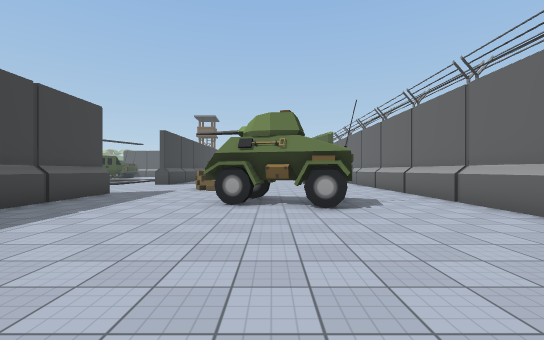
view 1 (above)

22 first-person views from a walk through a 3-D level made in the Unity game engine. The camera is 1.5 m above the floor, looks level and sees 90° across. The floor is counted in squares, 2 m on a side. Each view is taken from the middle of a square. On the plan, view 1 faces up. The plan holds only what a view shows up to about 10 squares ahead; the rest is blank. The place goes on beyond the plan. The player character is not drawn. Some surface patterns are stand-ins.

view 2
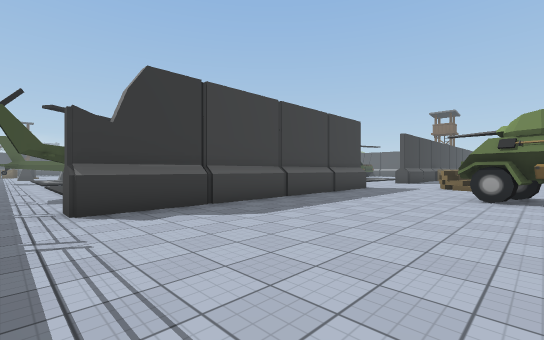

view 3
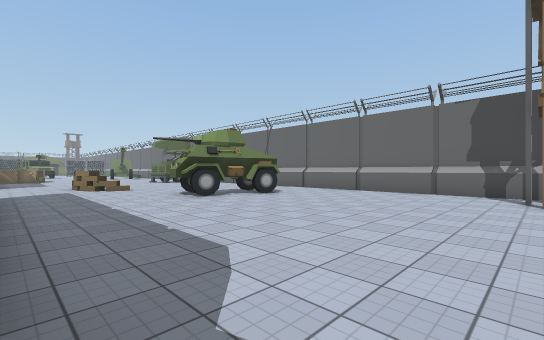

view 4
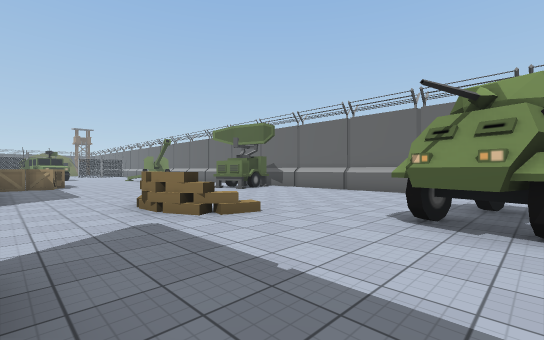

view 5
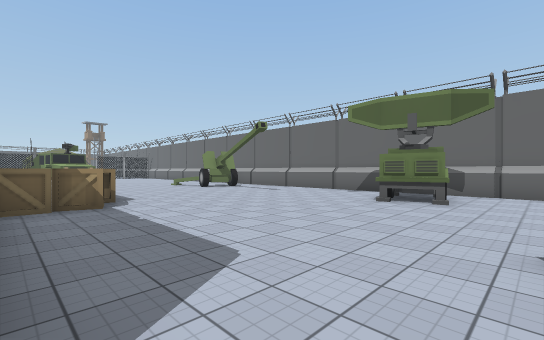

view 6
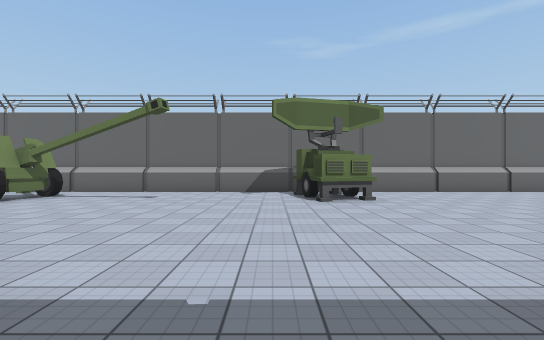

view 7
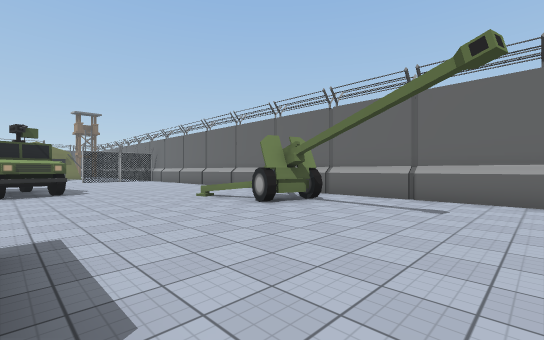

view 8
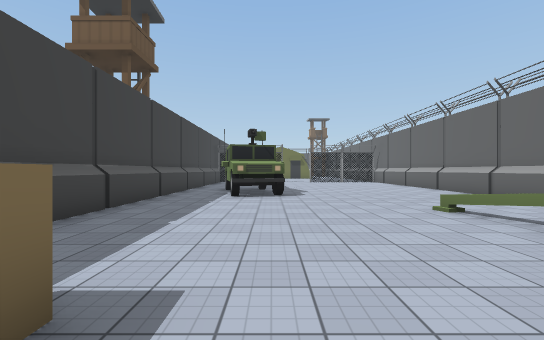

view 9
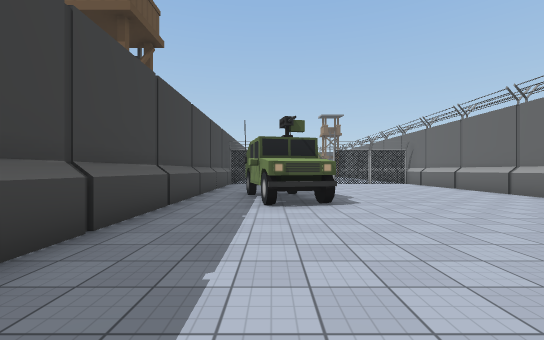

view 10
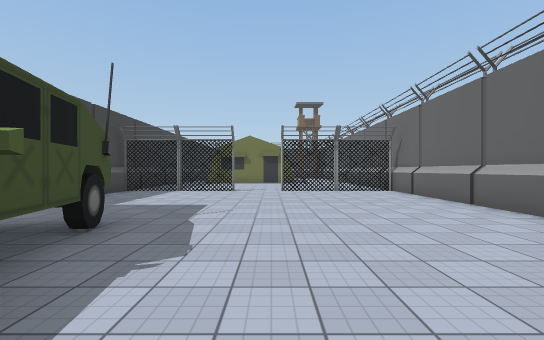

view 11
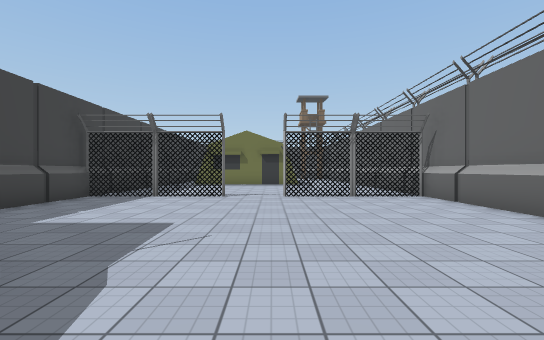

view 12
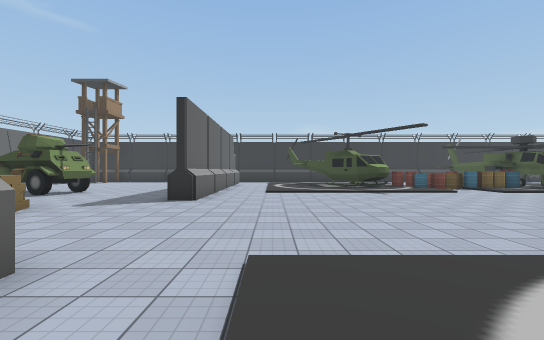

view 13
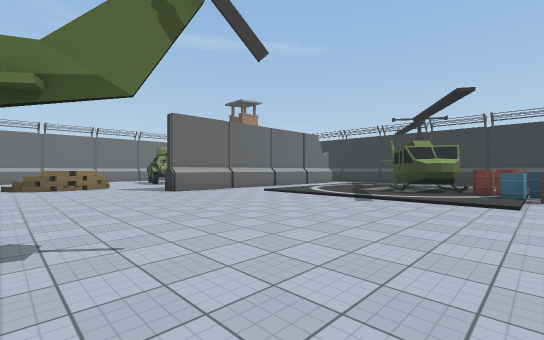

view 14
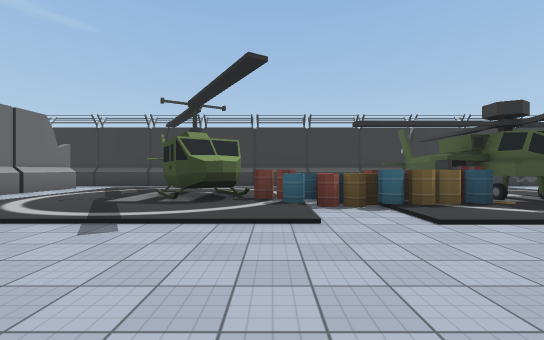

view 15
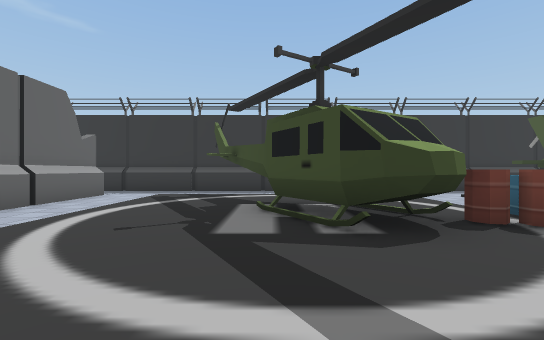

view 16
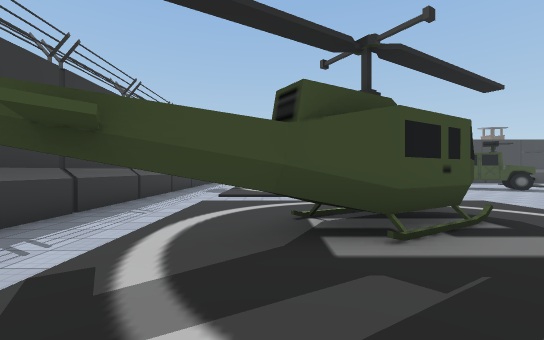

view 17
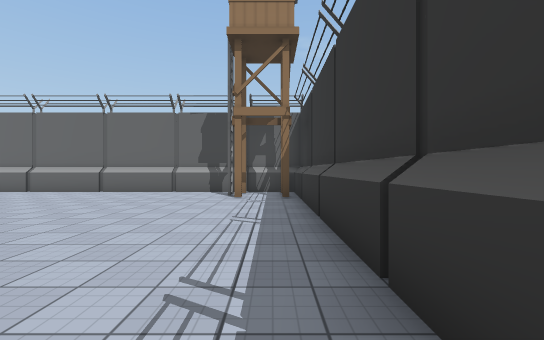

view 18
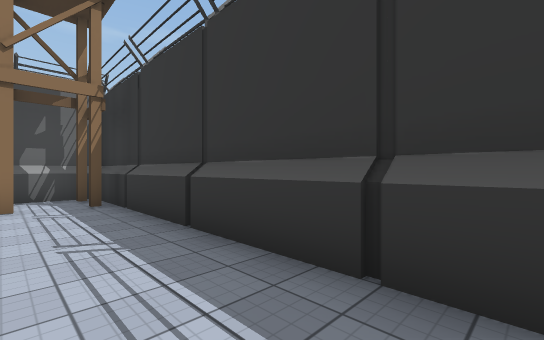

view 19
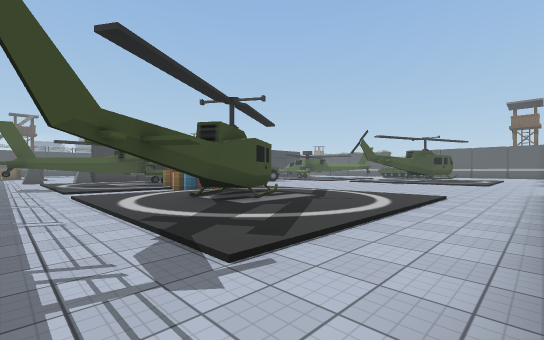

view 20
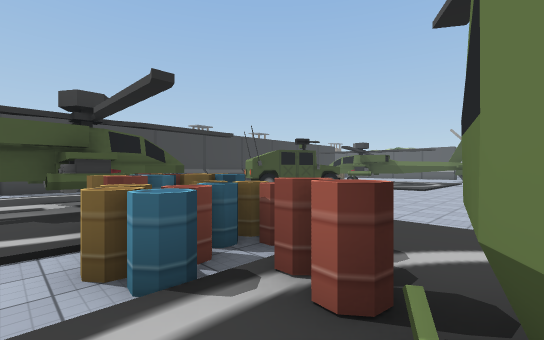

view 21
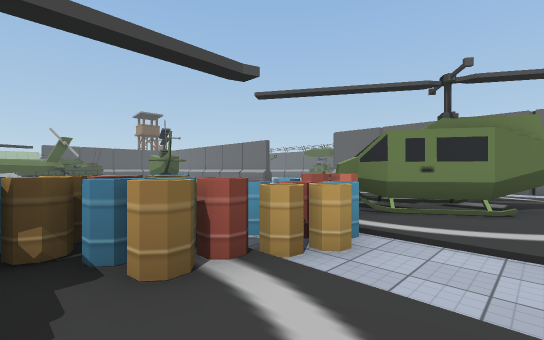

view 22
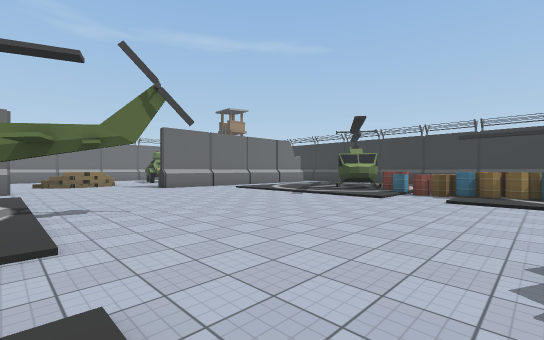

### Floor plan
Points are (right, up) in squares from view 1. A wall is a line through its corners. A room is listed if a view was taken in it or the views show most of it. See-through windows are left out.
Room 1 (views 1, 2, 3, 4, 5, 6, 7, 8, 9, 10, 11, 12, 13, 14, 15, 16, 17, 18, 19, 20, 21, 22)
walls: (-6, 6) (-6, 8.8) (-5.2, 8.8) (-5.2, -1.2) (-6, -1.2) (-6, 2); (2.4, 23.2) (1.3, 23.5); (-0.2, 6.2) (-0.4, 5.6); (0.7, 5.8) (0.5, 5.4) (0.6, 6); (0.6, 5.5) (-0.2, 5.7); (0.5, 5.4) (-0.6, 5.7); (1.7, 5.4) (-0.5, 6); (-12, 4) (-10.9, 2.3) (-10.8, 0.9) (-10, -0.5); (-13.2, 4) (-12.6, 4.3); (4.3, 27.3) (4.3, 40); (-13.1, 2.9) (-13.3, 3.5) (-13.2, 3.9) (-12.7, 4.3) (-12.2, 4.1) (-11.8, 3.7); (-10.9, 1.2) (-10.3, -0.2); (-11.2, 1) (-12.3, 1.6) (-13.3, 3.2); (-5.2, 33) (-5.2, 24.9); (-4.3, -2.8) (3.6, -2.8); (-11, -2.8) (-4.9, -2.8); (4.3, -2.7) (4.3, 24.3); (-5.2, 37.3) (-5.2, 35.1); (-18, -2.8) (-11.8, -2.8); (-5.2, 40) (-5.2, 38.9)
low walls: (1.6, 24.3) (1.3, 25.6)
objects: barrel (-18, 4); barrel (-17, 3); other object (-17, 4); barrel (-17, 5); barrel (-16, 3); barrel (-16, 4); barrel (-15, 3); barrel (-15, 4); barrel (-14, 4); crate (-5, 19) to (-4, 20); fence (-5, 38) to (-4, 38); other object (-4, 21) to (-3, 22); other object (-4, 29) to (-2, 32); other object (-3, 11) to (-3, 12); crate (-3, 20); fence (-3, 38) to (-2, 38); wheel (-1, 6); wheel (-1, 7); wheel (1, 5); wheel (1, 7); wheel (1, 24); fence (1, 38) to (2, 38); other object (2, 15) to (3, 16); tower (3, -1); wheel (3, 23); fence (3, 38)

Where each view was taken, in squares from view 1:
view 1: 0 up, 0 right, facing up
view 2: 2 down, 0 right, facing up-left
view 3: 1 down, 5 left, facing up-right
view 4: 6 up, 5 left, facing up-right
view 5: 13 up, 5 left, facing up-right
view 6: 17 up, 5 left, facing right
view 7: 19 up, 3 left, facing up-right
view 8: 21 up, 2 left, facing up
view 9: 23 up, 3 left, facing up
view 10: 28 up, 0 right, facing up
view 11: 30 up, 0 right, facing up
view 12: 16 up, 8 left, facing down
view 13: 13 up, 15 left, facing down-right
view 14: 10 up, 14 left, facing down
view 15: 7 up, 11 left, facing down
view 16: 1 up, 8 left, facing left
view 17: 2 down, 5 left, facing right
view 18: 1 down, 4 left, facing down-right
view 19: 2 down, 6 left, facing up-left
view 20: 2 up, 13 left, facing up-left
view 21: 1 up, 18 left, facing up-right
view 22: 14 up, 18 left, facing down-right
